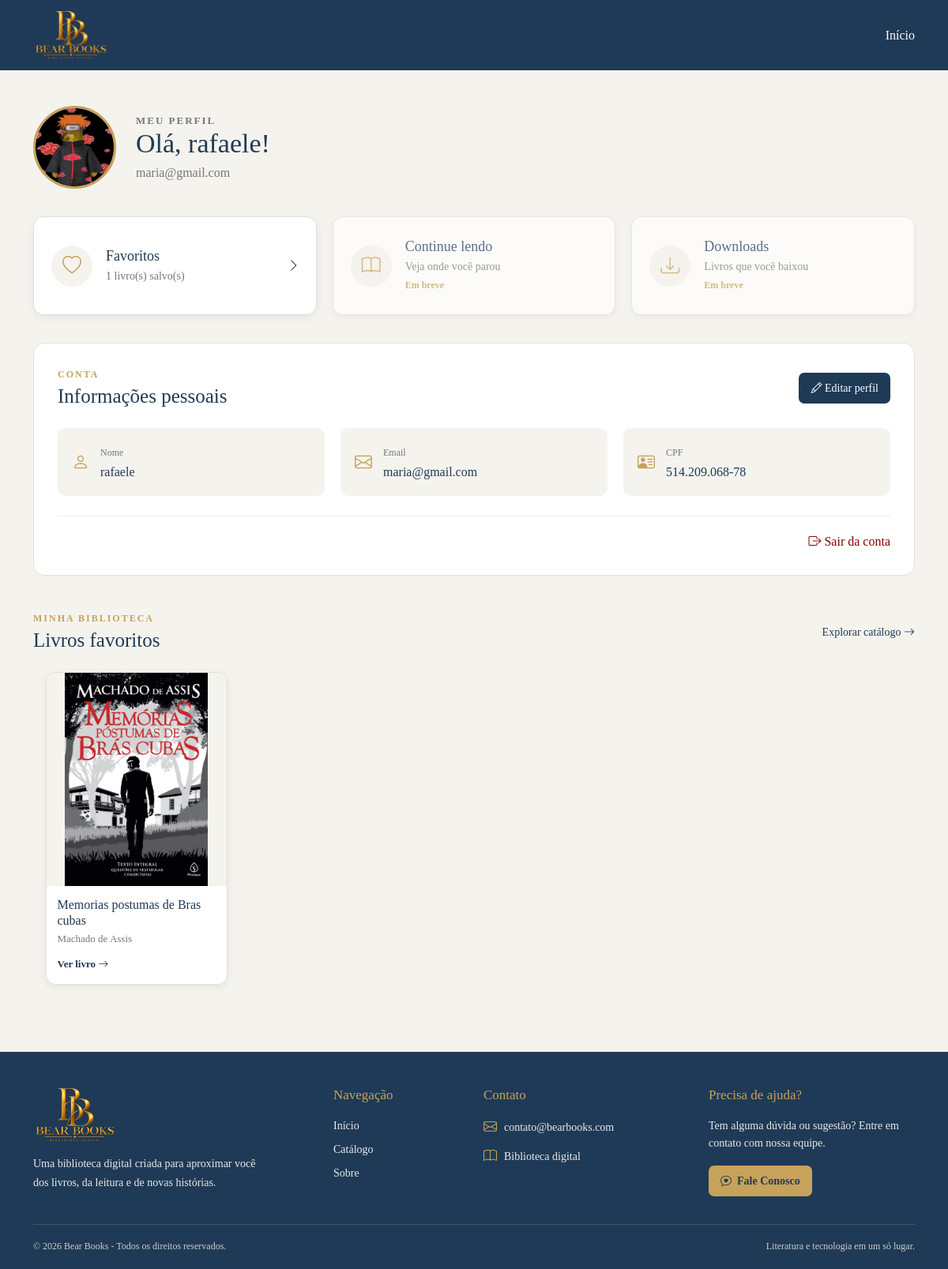
Screenshot of /usuario/user/perfilUser.php (signed in) with the database file from the repository.
### tables this page shows
CREATE TABLE `usuario` (
  `id_user` int(5) NOT NULL,
  `cpf_user` varchar(20) DEFAULT NULL,
  `nome_user` varchar(200) DEFAULT NULL,
  `email_user` varchar(200) DEFAULT NULL,
  `senha_user` varchar(100) DEFAULT NULL,
  `status_user` varchar(20) NOT NULL DEFAULT 'Ativo',
  `foto_user` varchar(255) DEFAULT NULL
);

CREATE TABLE `cadastro_liv` (
  `id_liv` int(5) NOT NULL,
  `titulo` varchar(250) DEFAULT NULL,
  `isbn` varchar(20) DEFAULT NULL,
  `descricao` text DEFAULT NULL,
  `id_editora` int(5) DEFAULT NULL,
  `autor` varchar(200) DEFAULT NULL,
  `id_classificacao` int(5) DEFAULT NULL,
  `ano` year(4) DEFAULT NULL,
  `num_pagina` int(4) DEFAULT NULL,
  `edicao` varchar(250) DEFAULT NULL,
  `id_categoria` int(5) DEFAULT NULL,
  `foto_capa` varchar(300) DEFAULT NULL,
  `pdf_livro` varchar(300) DEFAULT NULL,
  `status` varchar(20) DEFAULT NULL
);

### usuario/user/perfilUser.php (the view, shortened to what this page needs)
<?php
include "../../ARQUIVOS/conexao.php";
$id_user = (int) $_SESSION['id_user'];
$sql = "SELECT * FROM usuario WHERE id_user=$id_user";
$result = $conn->query($sql);
$usuario = $result->fetch_assoc();
$partes_nome = explode(" ", trim($usuario['nome_user']));
$primeiro_nome = $partes_nome[0];
$sql_favoritos = "SELECT cadastro_liv.*
FROM favoritos
INNER JOIN cadastro_liv
ON favoritos.id_livro = cadastro_liv.id_liv
WHERE favoritos.id_usuario=$id_user
ORDER BY favoritos.id DESC";
$result_favoritos = $conn->query($sql_favoritos);
$total_favoritos = 0;
if ($result_favoritos) {
    $total_favoritos = $result_favoritos->num_rows;
}
$foto_usuario = "";
if (!empty($usuario['foto_user'])) {
    $foto_usuario = "../../ARQUIVOS/fotos_usuario/" . $usuario['foto_user'];
}
?>
<!DOCTYPE html>
<html lang="pt-br">
<head>
    <link href="https://cdn.jsdelivr.net/npm/bootstrap@5.3.8/dist/css/bootstrap.min.css" rel="stylesheet">
    <link rel="stylesheet" href="https://cdn.jsdelivr.net/npm/bootstrap-icons@1.13.1/font/bootstrap-icons.min.css">
    <link rel="stylesheet" href="../../css/style.css">
</head>
<body class="perfil-page">
    <nav class="navbar navbar-expand-lg">
        <div class="container">
            <a class="navbar-brand" href="../index.php">
                <img src="../../ARQUIVOS/img/logo.png" alt="Bear Books">
            </a>
            <div class="ms-auto">
                <a href="../index.php" class="nav-link d-inline">
                    Início
                </a>
            </div>
        </div>
    </nav>
    <main class="perfil-conteudo">
        <div class="container">
            <section class="perfil-cabecalho">
                <div class="perfil-foto">
                    <?php if ($foto_usuario != "") { ?>
                        <img src="<?php echo htmlspecialchars($foto_usuario); ?>" alt="Foto de perfil">
                    <?php } else { ?>
                        <i class="bi bi-person-circle"></i>
                    <?php } ?>
                </div>
                <div class="perfil-identificacao">
                    <p class="perfil-boas-vindas">
                        MEU PERFIL
                    </p>
                    <h1>
                        Olá,
                        <?php echo htmlspecialchars($primeiro_nome); ?>!
                    </h1>
                    <p>
                        <?php echo htmlspecialchars($usuario['email_user']); ?>
                    </p>
                </div>
            </section>
            <section class="perfil-acoes">
                <a href="#meus-favoritos" class="perfil-acao">
                    <div class="perfil-acao-icone">
                        <i class="bi bi-heart"></i>
                    </div>
                    <div>
                        <h3>Favoritos</h3>
                        <p>
                            <?php echo $total_favoritos; ?>
                            livro(s) salvo(s)
                        </p>
                    </div>
                    <i class="bi bi-chevron-right perfil-seta"></i>
                </a>
                <div class="perfil-acao perfil-acao-desativada">
                    <div class="perfil-acao-icone">
                        <i class="bi bi-book"></i>
                    </div>
                    <div>
                        <h3>Continue lendo</h3>
                        <p>
                            Veja onde você parou
                        </p>
                        <span>Em breve</span>
                    </div>
                </div>
                <div class="perfil-acao perfil-acao-desativada">
                    <div class="perfil-acao-icone">
                        <i class="bi bi-download"></i>
                    </div>
                    <div>
                        <h3>Downloads</h3>
                        <p>
                            Livros que você baixou
                        </p>
                        <span>Em breve</span>
                    </div>
                </div>
            </section>
            <section class="perfil-painel">
                <div class="perfil-painel-titulo">
                    <div>
                        <p>CONTA</p>
                        <h2>Informações pessoais</h2>
                    </div>
                    <a href="editarUser.php" class="perfil-editar">
                        <i class="bi bi-pencil"></i>
                        Editar perfil
                    </a>
                </div>
                <div class="perfil-informacoes">
                    <div class="perfil-info-nova">
                        <i class="bi bi-person"></i>
                        <div>
                            <span>Nome</span>
                            <p>
                                <?php echo htmlspecialchars($usuario['nome_user']); ?>
                            </p>
                        </div>
                    </div>
                    <div class="perfil-info-nova">
                        <i class="bi bi-envelope"></i>
                        <div>
                            <span>Email</span>
                            <p>
                                <?php echo htmlspecialchars($usuario['email_user']); ?>
                            </p>
                        </div>
                    </div>
                    <div class="perfil-info-nova">
                        <i class="bi bi-person-vcard"></i>
                        <div>
                            <span>CPF</span>
                            <p>
                                <?php echo htmlspecialchars($usuario['cpf_user']); ?>
                            </p>
                        </div>
                    </div>
                </div>
                <div class="perfil-sair">
                    <a href="../logout.php">
                        <i class="bi bi-box-arrow-right"></i>
                        Sair da conta
                    </a>
                </div>
            </section>
            <section class="perfil-favoritos" id="meus-favoritos">
                <div class="perfil-secao-titulo">
                    <div>
                        <p>MINHA BIBLIOTECA</p>
                        <h2>Livros favoritos</h2>
                    </div>
                    <a href="../catalogo.php">
                        Explorar catálogo
                        <i class="bi bi-arrow-right"></i>
                    </a>
                </div>
                <?php if (
                    $result_favoritos &&
                    $result_favoritos->num_rows > 0
                ) { ?>
                    <div class="row g-4">
                        <?php
                        while (
                            $livro =
                            $result_favoritos->fetch_assoc()
                        ) {
                            $capa =
                                "../../ARQUIVOS/img/livroicon.png";
                            if (!empty($livro['foto_capa'])) {
                                $capa =
                                    "../../ARQUIVOS/capas/" .
                                    $livro['foto_capa'];
                            }
                            ?>
                            <div class="col-lg-3 col-md-4 col-sm-6">
                                <div class="perfil-livro-card">
                                    <img src="<?php echo htmlspecialchars($capa); ?>"
                                        alt="<?php echo htmlspecialchars($livro['titulo']); ?>">
                                    <div class="perfil-livro-info">
                                        <h3>
                                            <?php echo htmlspecialchars($livro['titulo']); ?>
                                        </h3>
                                        <p>
                                            <?php echo htmlspecialchars($livro['autor']); ?>
                                        </p>
                                        <a href="../detalhesLivro.php?id=<?php echo $livro['id_liv']; ?>">
                                            Ver livro
                                            <i class="bi bi-arrow-right"></i>
                                        </a>
                                    </div>
                                </div>
                            </div>
                        <?php } ?>
                    </div>
                <?php } ?>
            </section>
        </div>
    </main>
    <footer class="footer-principal">
        <div class="container">
            <div class="row g-4">
                <div class="col-lg-4 col-md-6">
                    <div class="footer-marca">
                        <img src="../../ARQUIVOS/img/logo.png" alt="Bear Books">
                        <p>
                            Uma biblioteca digital criada para
                            aproximar você dos livros, da leitura
                            e de novas histórias.
                        </p>
                    </div>
                </div>
                <div class="col-lg-2 col-md-6">
                    <div class="footer-links">
                        <h5>Navegação</h5>
                        <a href="../index.php">
                            Início
                        </a>
                        <a href="../catalogo.php">
                            Catálogo
                        </a>
                        <a href="../sobre.php">
                            Sobre
                        </a>
                    </div>
                </div>
                <div class="col-lg-3 col-md-6">
                    <div class="footer-contato">
                        <h5>Contato</h5>
                        <p>
                            <i class="bi bi-envelope"></i>
                            contato@bearbooks.com
                        </p>
                        <p>
                            <i class="bi bi-book"></i>
                            Biblioteca digital
                        </p>
                    </div>
                </div>
                <div class="col-lg-3 col-md-6">
                    <div class="footer-fale">
                        <h5>Precisa de ajuda?</h5>
                        <p>
                            Tem alguma dúvida ou sugestão?
                            Entre em contato com nossa equipe.
                        </p>
                        <a href="faleconosco.php" class="btn-footer-contato">
                            <i class="bi bi-chat-heart"></i>
                            Fale Conosco
                        </a>
                    </div>
                </div>
            </div>
            <div class="footer-linha"></div>
            <div class="footer-final">
                <p>
                    © 2026 Bear Books - Todos os direitos reservados.
                </p>
                <span>
                    Literatura e tecnologia em um só lugar.
                </span>
            </div>
        </div>
    </footer>
</body>
</html>

### rows the page displays
usuario: foto_user (picture), nome_user "rafaele", email_user "maria@gmail.com", cpf_user "514.209.068-78"
cadastro_liv: foto_capa (picture), titulo "Memorias postumas de Bras cubas", autor "Machado de Assis"

### other values shown
$total_favoritos "1"
